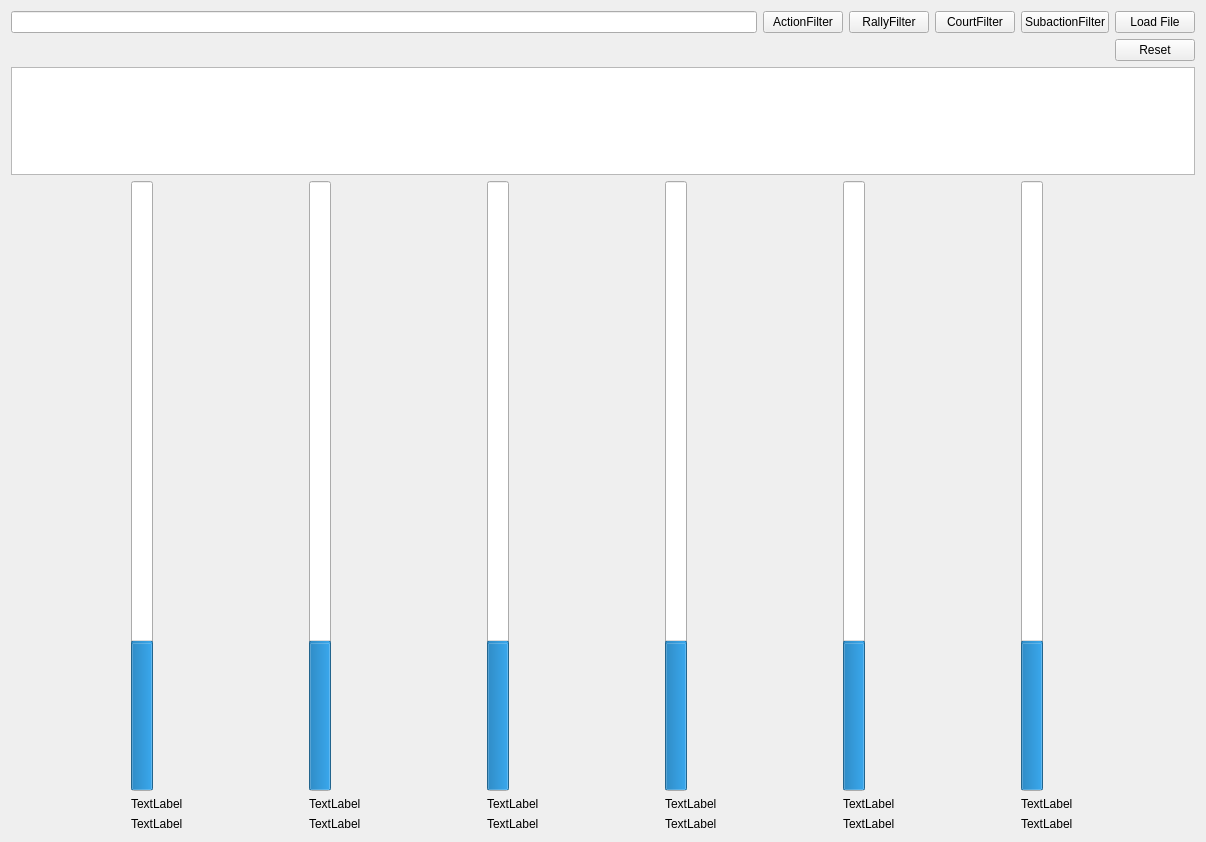
<?xml version="1.0" encoding="UTF-8"?>
<ui version="4.0">
 <class>Form</class>
 <widget class="QWidget" name="Form">
  <property name="geometry">
   <rect>
    <x>0</x>
    <y>0</y>
    <width>1206</width>
    <height>842</height>
   </rect>
  </property>
  <property name="windowTitle">
   <string>Form</string>
  </property>
  <layout class="QGridLayout" name="gridLayout" rowstretch="1,1,1,6" columnstretch="8,0,0,0,0,0">
   <item row="0" column="1">
    <widget class="QPushButton" name="action_filter_button">
     <property name="text">
      <string>ActionFilter</string>
     </property>
    </widget>
   </item>
   <item row="1" column="5">
    <widget class="QPushButton" name="reset_button">
     <property name="text">
      <string>Reset</string>
     </property>
    </widget>
   </item>
   <item row="2" column="0" colspan="6">
    <widget class="QTableWidget" name="filter_table"/>
   </item>
   <item row="0" column="3">
    <widget class="QPushButton" name="court_filter_button">
     <property name="text">
      <string>CourtFilter</string>
     </property>
    </widget>
   </item>
   <item row="0" column="2">
    <widget class="QPushButton" name="rally_button">
     <property name="text">
      <string>RallyFilter</string>
     </property>
    </widget>
   </item>
   <item row="0" column="4">
    <widget class="QPushButton" name="subaction_filter_button">
     <property name="text">
      <string>SubactionFilter</string>
     </property>
    </widget>
   </item>
   <item row="0" column="5">
    <widget class="QPushButton" name="load_button">
     <property name="text">
      <string>Load File</string>
     </property>
    </widget>
   </item>
   <item row="0" column="0">
    <widget class="QLineEdit" name="lineEdit"/>
   </item>
   <item row="3" column="0" colspan="6">
    <layout class="QGridLayout" name="gridLayout_2">
     <item row="0" column="5">
      <widget class="QProgressBar" name="bar6">
       <property name="value">
        <number>24</number>
       </property>
       <property name="orientation">
        <enum>Qt::Vertical</enum>
       </property>
      </widget>
     </item>
     <item row="1" column="0">
      <widget class="QLabel" name="name1">
       <property name="text">
        <string>TextLabel</string>
       </property>
      </widget>
     </item>
     <item row="0" column="1">
      <widget class="QProgressBar" name="bar2">
       <property name="value">
        <number>24</number>
       </property>
       <property name="orientation">
        <enum>Qt::Vertical</enum>
       </property>
      </widget>
     </item>
     <item row="1" column="1">
      <widget class="QLabel" name="name2">
       <property name="text">
        <string>TextLabel</string>
       </property>
      </widget>
     </item>
     <item row="1" column="3">
      <widget class="QLabel" name="name4">
       <property name="text">
        <string>TextLabel</string>
       </property>
      </widget>
     </item>
     <item row="1" column="4">
      <widget class="QLabel" name="name5">
       <property name="text">
        <string>TextLabel</string>
       </property>
      </widget>
     </item>
     <item row="0" column="2">
      <widget class="QProgressBar" name="bar3">
       <property name="value">
        <number>24</number>
       </property>
       <property name="orientation">
        <enum>Qt::Vertical</enum>
       </property>
      </widget>
     </item>
     <item row="0" column="4">
      <widget class="QProgressBar" name="bar5">
       <property name="value">
        <number>24</number>
       </property>
       <property name="orientation">
        <enum>Qt::Vertical</enum>
       </property>
      </widget>
     </item>
     <item row="0" column="0">
      <widget class="QProgressBar" name="bar1">
       <property name="value">
        <number>24</number>
       </property>
       <property name="orientation">
        <enum>Qt::Vertical</enum>
       </property>
      </widget>
     </item>
     <item row="0" column="3">
      <widget class="QProgressBar" name="bar4">
       <property name="value">
        <number>24</number>
       </property>
       <property name="orientation">
        <enum>Qt::Vertical</enum>
       </property>
      </widget>
     </item>
     <item row="1" column="5">
      <widget class="QLabel" name="name6">
       <property name="text">
        <string>TextLabel</string>
       </property>
      </widget>
     </item>
     <item row="1" column="2">
      <widget class="QLabel" name="name3">
       <property name="text">
        <string>TextLabel</string>
       </property>
      </widget>
     </item>
     <item row="2" column="5">
      <widget class="QLabel" name="stats6">
       <property name="text">
        <string>TextLabel</string>
       </property>
      </widget>
     </item>
     <item row="2" column="4">
      <widget class="QLabel" name="stats5">
       <property name="text">
        <string>TextLabel</string>
       </property>
      </widget>
     </item>
     <item row="2" column="3">
      <widget class="QLabel" name="stats4">
       <property name="text">
        <string>TextLabel</string>
       </property>
      </widget>
     </item>
     <item row="2" column="2">
      <widget class="QLabel" name="stats3">
       <property name="text">
        <string>TextLabel</string>
       </property>
      </widget>
     </item>
     <item row="2" column="1">
      <widget class="QLabel" name="stats2">
       <property name="text">
        <string>TextLabel</string>
       </property>
      </widget>
     </item>
     <item row="2" column="0">
      <widget class="QLabel" name="stats1">
       <property name="text">
        <string>TextLabel</string>
       </property>
      </widget>
     </item>
    </layout>
   </item>
  </layout>
 </widget>
 <resources/>
 <connections/>
</ui>
